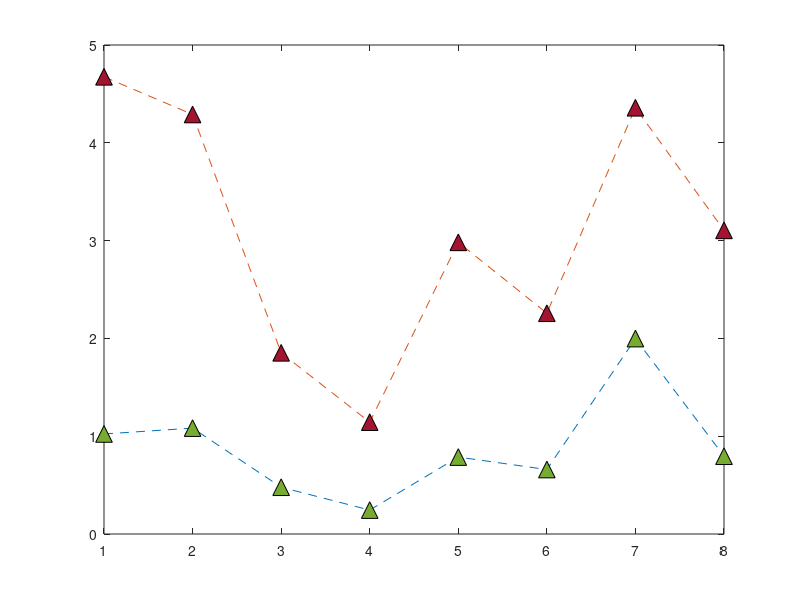

The MATLAB script that drew this image: (Note: this script raises an error after producing the figure.)
clear;
close all;
%AS3959 maximum and average velocity Forest FDI100 BAL 12.5.

Average_velocity = [1.022823917	1.082684833	0.478448723	0.244634094	0.786659172	0.65921093	1.998202352	0.795491982];
Maximum_velocity = [4.674832875	4.289741867	1.852492083	1.1435619	2.982500633	2.2573959	4.358313133	3.10496075];


plot([Average_velocity],'^--','MarkerSize',12,'MarkerEdgeColor','black','MarkerFaceColor',[0.4660 0.6740 0.1880]);
hold on
plot([Maximum_velocity],'^--','MarkerSize',12,'MarkerEdgeColor','black','MarkerFaceColor',[0.6350 0.0780 0.1840]);
ax = gca;
ax.XTickLabels = {'Roof','Gutter','Sub-floor','Door','Deck','Window','House back','stairs'};

grid on;


box on
xtickangle(45)
xlabel('Location','FontWeight','bold','FontSize',20,...
    'FontName','Calibri');
ylabel('Flow velocity (ms^{-1})','FontWeight','bold','FontSize',20,...
    'FontName','Calibri');

set(gca,'fontsize',18);

legend('Average flow velocity','Maximum flow velocity')